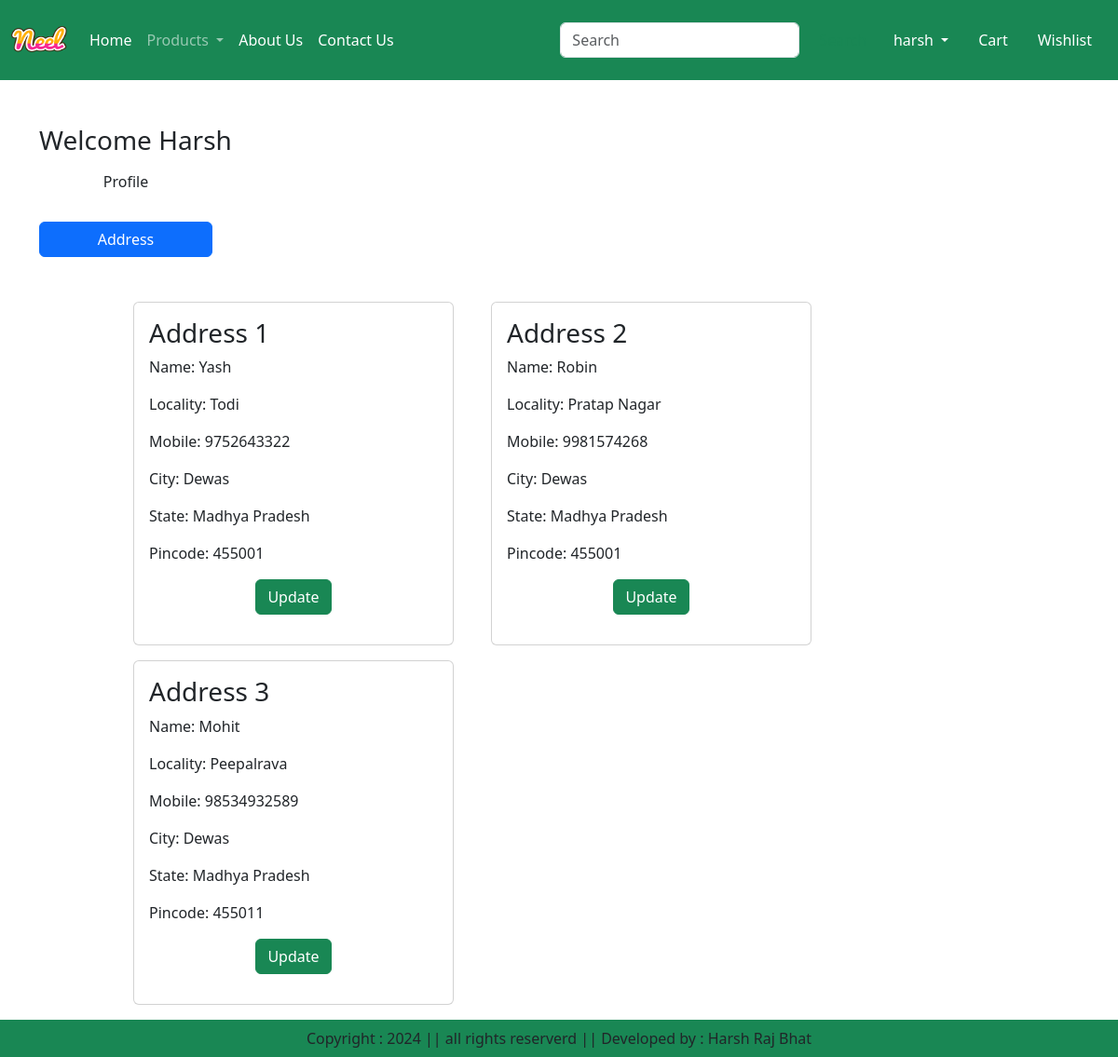
The page /address/ (signed in) on the database its author committed.
### app/models.py (models this page shows, shortened)
class Customer(models.Model):
    user = models.ForeignKey(User, on_delete=models.CASCADE)
    name = models.CharField(max_length=200)
    locality = models.CharField(max_length=200)
    city = models.CharField(max_length=200)
    mobile = models.IntegerField(default=0)
    zipcode = models.IntegerField()
    state = models.CharField(choices=STATE_CHOICES,max_length=100)

### app/views.py (the view)
# urls.py: path('address/', views.address,name='address'),
def address(request):
    add = Customer.objects.filter(user=request.user)
    return render(request,'app/address.html',locals())

### app/templates/app/address.html (shortened to what this page needs)
{% extends "app/base.html" %}
{% load static %}
{% block main-content %}
<div class='container my-5'>
    <div class='row'>
        <h3>Welcome <span class='text-capitalize'>{{request.user}}</span></h3>
    </div>
    <div class=col-sm-2 border-end>
        <ul class='list-unstyled'>
            <li class='d-grid'><a href='{% url "profile" %}' class='btn '>Profile</a></li><br>
            <li class='d-grid'><a href='{% url "address" %}' class='btn btn-primary'>Address</a></li><br>
        </ul>
    </div>
    <div class='col-sm-8 offset-sm-1'>
        <div class='row'>
            {% for ad in add %}
                <div class='col-sm-6'>
                    <div class='card m-2'>
                        <div class='card-body'>
                            <h3>Address {{forloop.counter}}</h3>
                            <p>Name: {{ad.name}}</p>
                            <p>Locality: {{ad.locality}}</p>
                            <p>Mobile: {{ad.mobile}}</p>
                            <p>City: {{ad.city}}</p>
                            <p>State: {{ad.state}}</p>
                            <p>Pincode: {{ad.zipcode}}</p>
                            <p class='text-center'><a href='{% url "updateAddress" pk=ad.id %}' type='button' class='btn btn-success'>Update</a></p>
                        </div>
                    </div>
                </div>
            {% endfor %}
        </div>
    </div>
</div>
{% endblock main-content %}

### app/templates/app/base.html (shortened to what this page needs)
<!DOCTYPE html>
{% load static %}
<html lang="en">
<head>
    <link href="https://cdn.jsdelivr.net/npm/bootstrap@5.3.3/dist/css/bootstrap.min.css" rel="stylesheet">
    <link rel='stylesheet' href="{% static 'app/css/owl.carousel.min.css' %}" />
    <link rel='stylesheet' href="{% static 'app/css/all.min.css' %}" />
    <link rel='stylesheet' href="{% static 'app/css/style.css' %}" />
</head>
<body>
    <nav class="navbar navbar-expand-lg navbar-dark bg-success">
        <div class="container-fluid">
          <a class="navbar-brand" href="#">
            <img src="{% static "app/images/neel.png" %}" width = '60' height = '60'/>
          </a>
          <div class="collapse navbar-collapse ank" id="navbarSupportedContent">
            <ul class="navbar-nav   me-auto mb-2 mb-lg-0">
              {% if request.user.is_authenticated %}
              <li class="nav-item">
                <a class="nav-link active" aria-current="page" href="/">Home</a>
              </li>
              <li class="nav-item dropdown">
                <a class="nav-link dropdown-toggle" href="#" role="button" data-bs-toggle="dropdown" aria-expanded="false">
                  Products
                </a>
              </li>
              <li class="nav-item">
                <a class="nav-link text-white" href="{% url "about" %}">About Us </a>
              </li>
              <li class="nav-item">
                <a class="nav-link text-white" href="{% url "contact" %}">Contact Us </a>
              </li>
            </ul>
            <form class="d-flex" role="search">
              <input class="form-control me-2" type="search" placeholder="Search" aria-label="Search">
              <button class="btn btn-outline-success" type="submit">Search</button>
            </form>
          </div>
          <ul class="navbar-nav me-auto mb-2 mb-lg-0">
           <li class="nav-item dropdown mx-2 ">
            <a class="nav-link dropdown-toggle text-white" href="#" id="profileDropdwon" role="button" data-bs-toggle="dropdown" aria-expanded="false">
                {{user}}
            </a>
           </li>
           <li class="nav-item mx-2">
            <a class="nav-link text-white" href="#">Cart </a>
           </li>
           <li class="nav-item mx-2">
            <a class="nav-link text-white" href="#">Wishlist </a>
           </li>
           {% endif %}
          </ul>
        </div>
      </nav>
      {% block main-content %}{% endblock main-content %}
        <footer class="container-fluid fixed-bottom bg-success text-center p-2 mt-5">
            Copyright : 2024 || all rights reserverd || Developed by : Harsh Raj Bhat
</body>
</html>

### rows shown on the page
Customer: name "Yash", locality "Todi", mobile "9752643322", city "Dewas", state "Madhya Pradesh", zipcode "455001"
Customer: name "Robin", locality "Pratap Nagar", mobile "9981574268", city "Dewas", state "Madhya Pradesh", zipcode "455001"
Customer: name "Mohit", locality "Peepalrava", mobile "98534932589", city "Dewas", state "Madhya Pradesh", zipcode "455011"

### other values the page prints
{{ user }} "harsh"
{{ request.user }} "Harsh"
